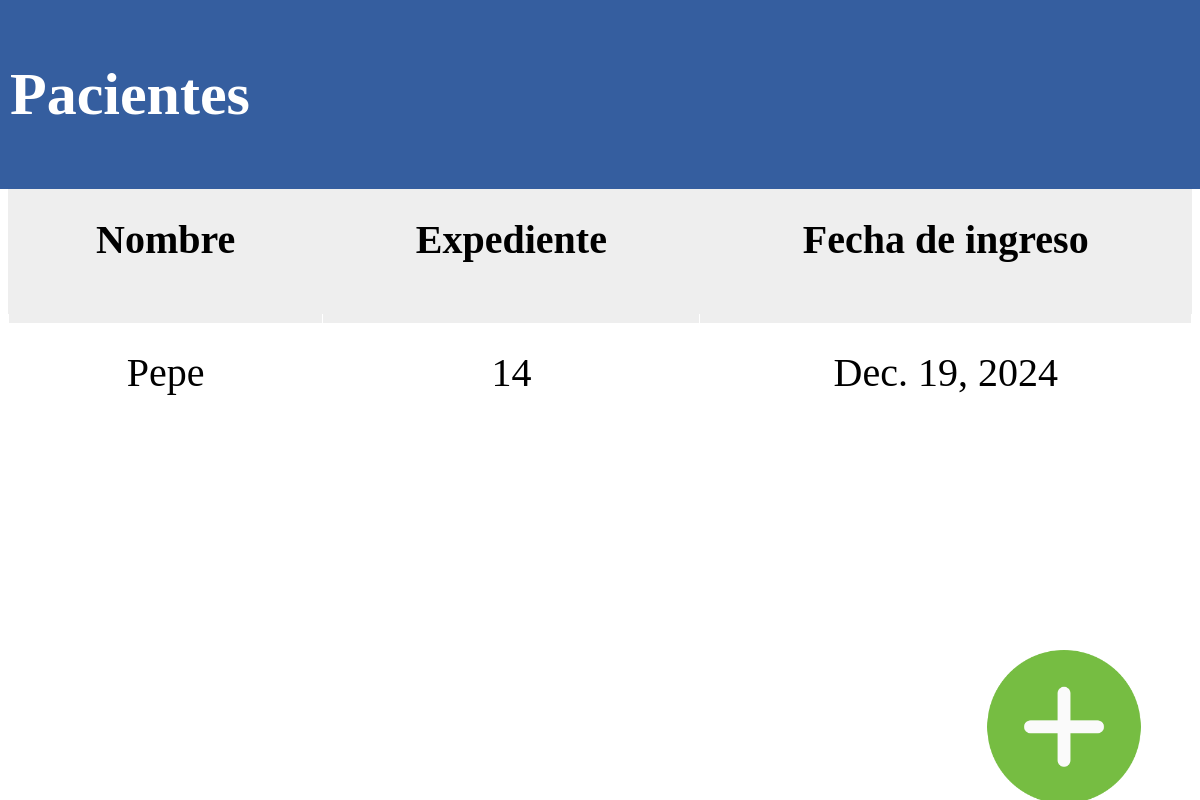
The page /pacientesEnfermero/ on the database as committed earlier.
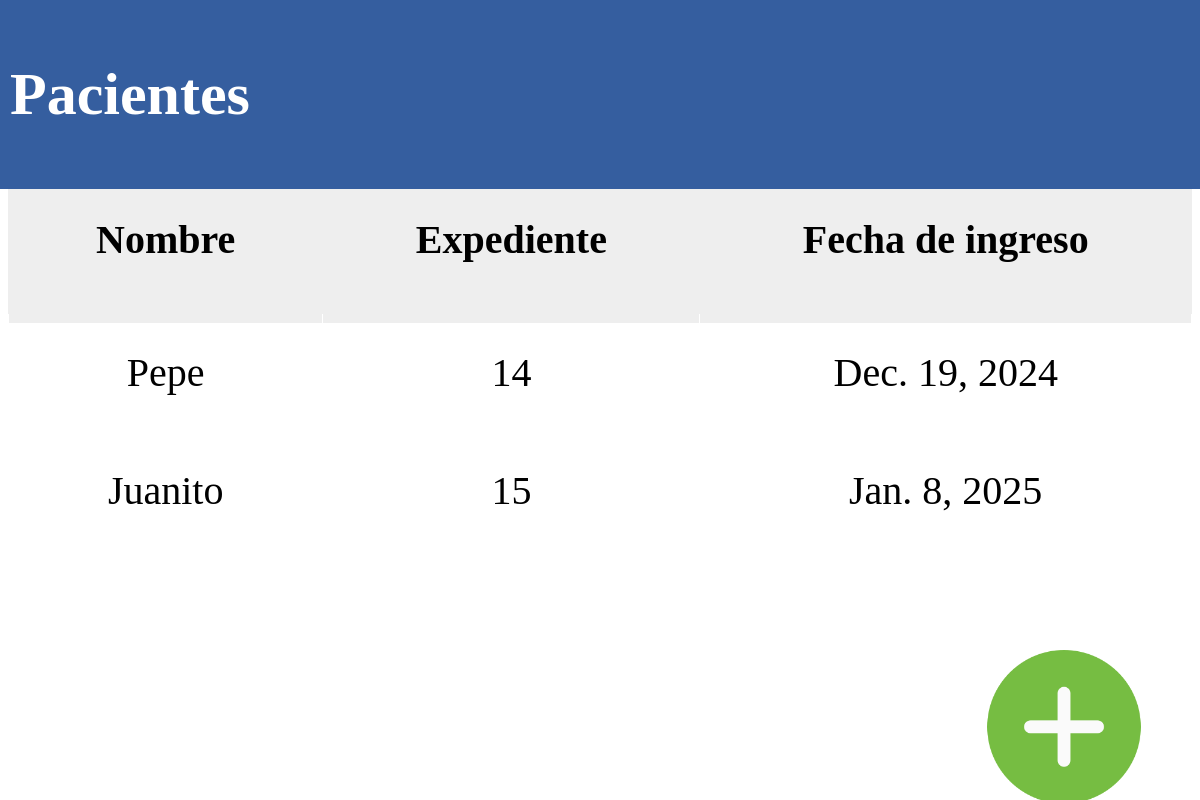
The same page on the database as committed later.
### Hospital_Infantil/models.py (models this page shows, shortened)
class Paciente(models.Model):
    PACIENTE_ACTIVO_CHOICES = [
        ("Habilitado", "Habilitado"),
        ("Deshabilitado", "Deshabilitado")
    ]
    expediente = models.AutoField(primary_key=True, unique=True)
    nombre = models.CharField(max_length=50, blank=False)
    apellido_paterno = models.CharField(max_length=50, blank=False)
    apellido_materno = models.CharField(max_length=50, blank=False)
    fecha_ingreso = models.DateField(default=timezone.now)
    fecha_nacimiento = models.DateField(default=timezone.now)
    cirugia_realizada = models.CharField(max_length=100, blank=False)
    peso = models.FloatField(blank=False, default=0.0)
    altura = models.FloatField(blank=False, default=0.0)
    diagnostico_clinico_prequirurgico = models.CharField(max_length=1000, blank=False)
    nota_enfermeria = models.CharField(max_length=1000, blank=False)
    medico_Encargado = models.ForeignKey(
        UserProfile,
        on_delete=models.SET_NULL,
        null = True,
        limit_choices_to={'user__userprofile__funcionalidad': 'medico'},
    )
    paciente_Habilitado= models.CharField(max_length=15,
                                          choices=PACIENTE_ACTIVO_CHOICES,
                                          default="Habilitado")

### Hospital_Infantil/views.py (the view)
# urls.py: path('pacientesEnfermero/', views.mostrarPacientesEnfermero, name='mostrarPacientesEnfermero'),
def mostrarPacientesEnfermero(request):
    pacientes = Paciente.objects.filter(paciente_Habilitado="Habilitado")
    return render(request, 'pacientesEnfermero.html', {'Pacientes': pacientes})

### templates/pacientesEnfermero.html (shortened to what this page needs)
{% load static %}
<!DOCTYPE html>
<html lang="en">
<head>
    <link rel="stylesheet" href="{% static 'CSS/listsDisplays.css' %}">
    <div class="fixed-top-border">
        <h1>Pacientes</h1>
    </div>
    <div class="image-container">
        <a href=" {% url 'registroPaciente' %}">
        <img src="{% static 'assets/Interfaz/plus.png' %}">
        </a>
    </div>
</head>
<body>
    <table>
        <thead>
            <tr>
                <th>Nombre</th>
                <th>Expediente</th>
                <th>Fecha de ingreso</th>
            </tr>
        </thead>
        <tbody>
            {% for paciente in Pacientes %}
                {% if paciente.paciente_Habilitado == "Habilitado" %}
                <tr onclick="window.location='{% url 'perfilPacienteEnfermero' paciente.expediente %}'" style="cursor: pointer;">
                    <td>{{ paciente.nombre }}</td>
                    <td>{{ paciente.expediente }}</td>
                    <td>{{ paciente.fecha_ingreso }}</td>
                </tr>
                {% endif %}
            {% empty %}
            <tr>
                <td colspan="3">No hay pacientes registrados</td>
            </tr>
            {% endfor %}
        </tbody>
    </table>
</body>
</html>

Rows that differ between the two databases and show on the page:
added Paciente: nombre "Juanito", expediente "15", fecha_ingreso "Jan. 8, 2025"
